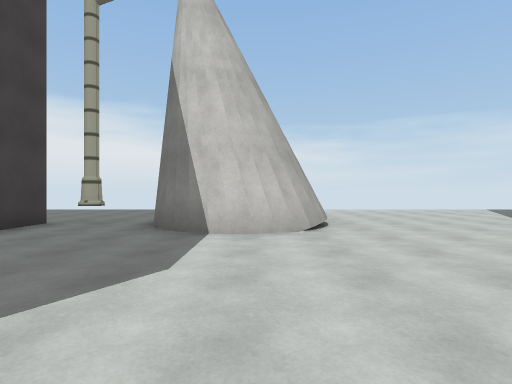
[1] (above)

17 first-person views from a walk through a scene from a Unity 3-D project. The camera is 1.3 m above the floor, looks level and sees 80° across. The floor is counted in squares, 2 m on a side. Each view is taken from the middle of a square. On the plan, view 1 faces up. The plan holds only what a view shows up to about 10 squares ahead; the rest is blank. The place goes on beyond the plan. Surface patterns are stand-ins for the level's own textures.

[2]
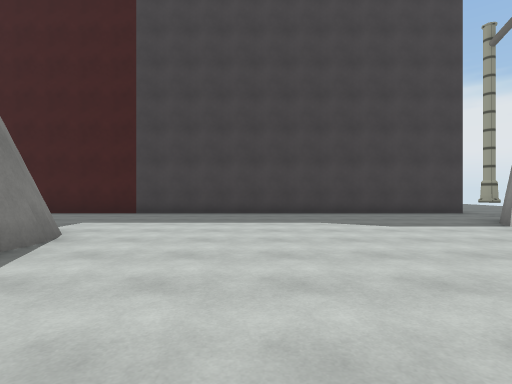

[3]
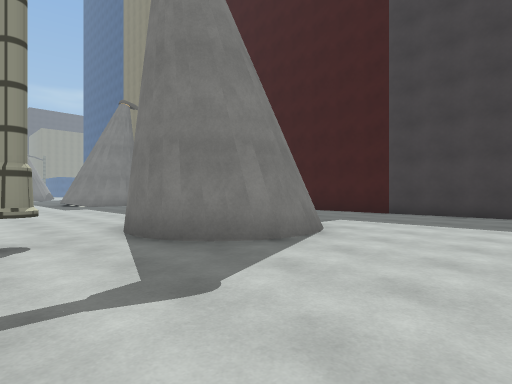

[4]
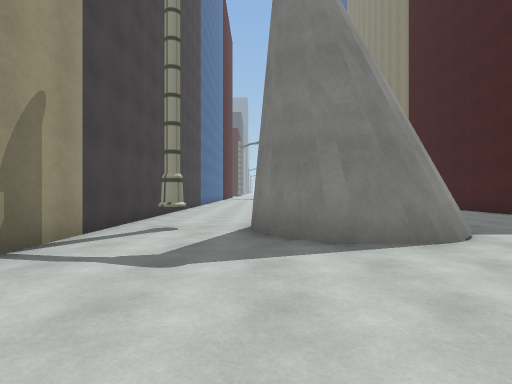

[5]
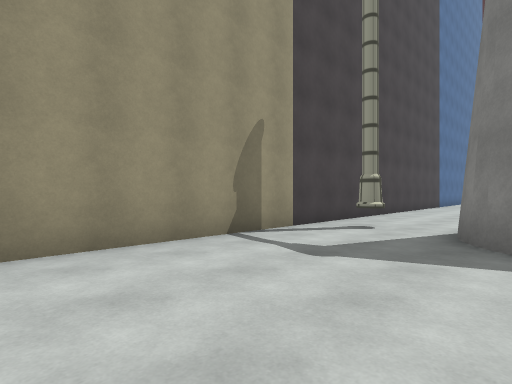

[6]
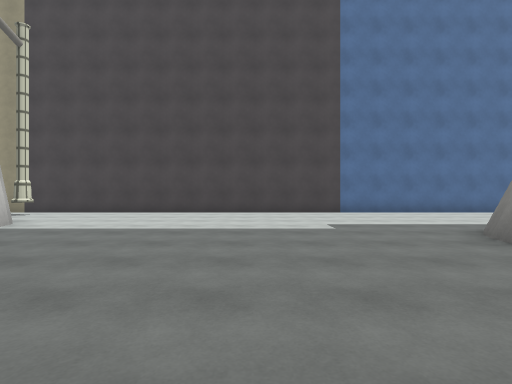

[7]
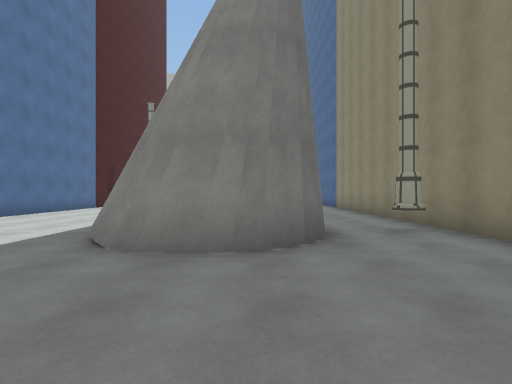

[8]
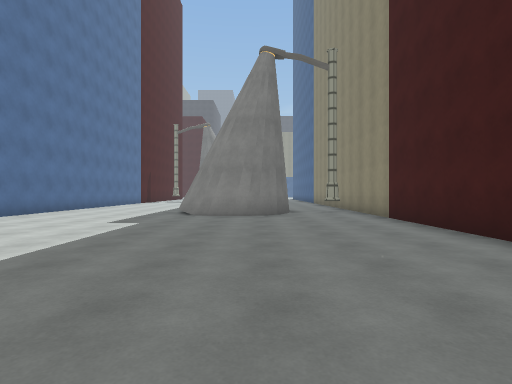

[9]
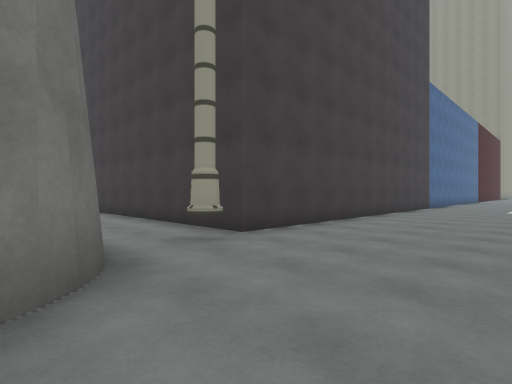

[10]
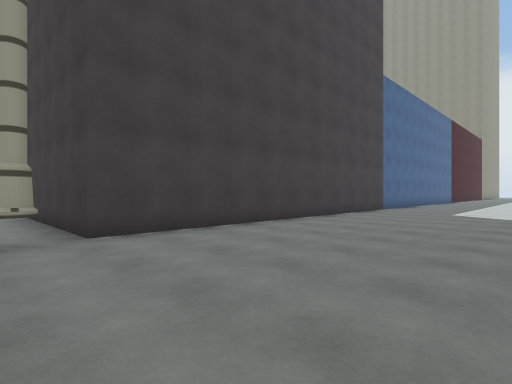

[11]
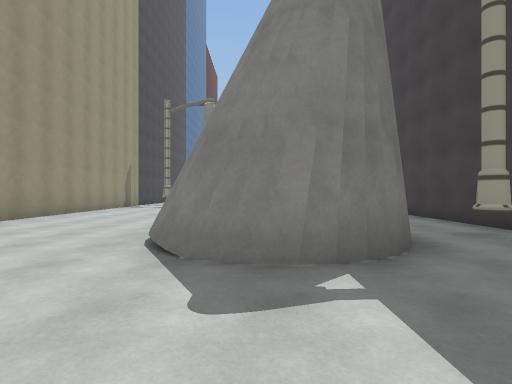

[12]
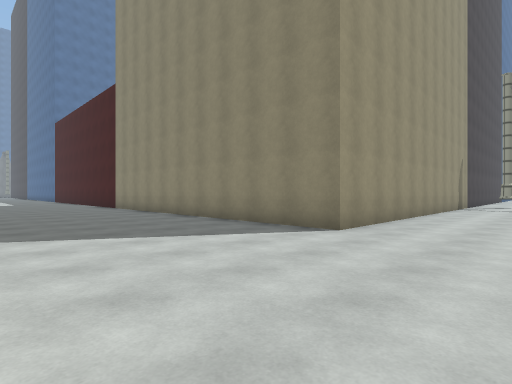

[13]
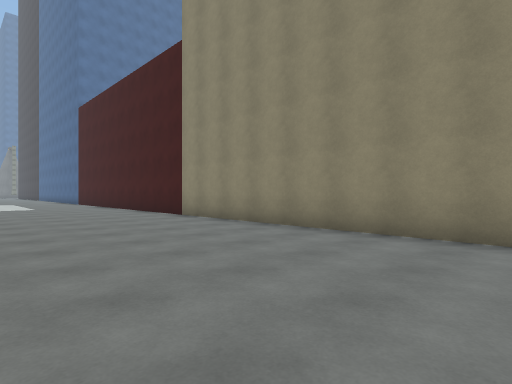

[14]
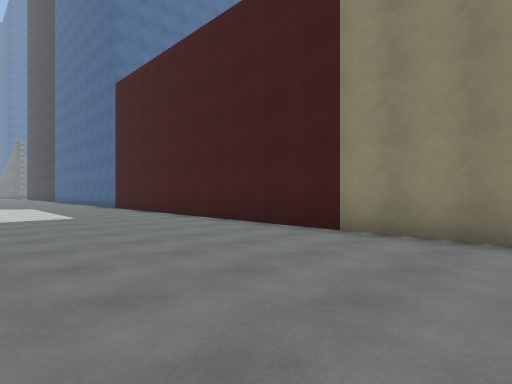

[15]
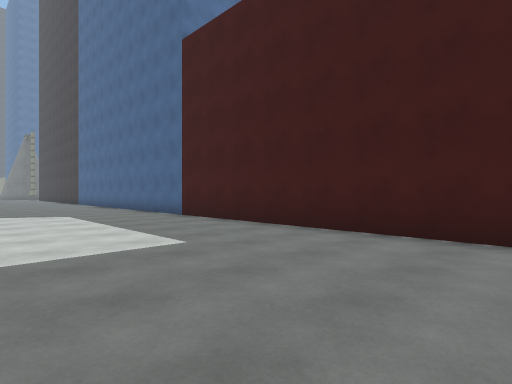

[16]
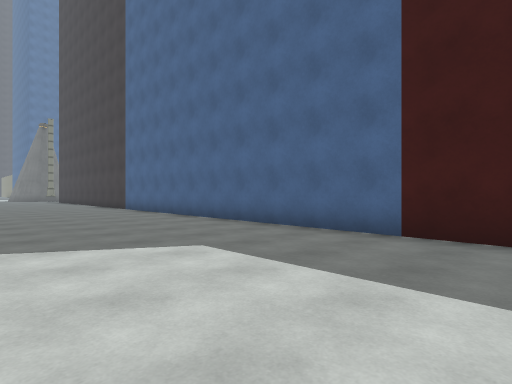

[17]
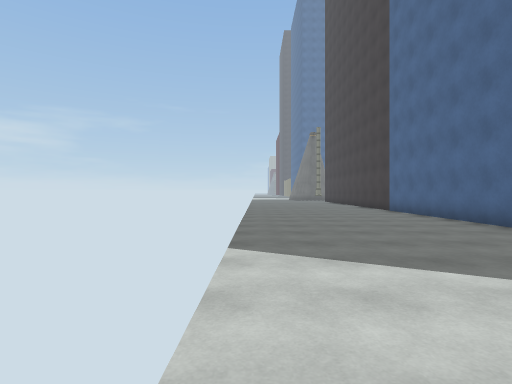

### Floor plan
Points are (right, up) in squares from view 1. A wall is a line through its corners. A room is listed if a view was taken in it or the views show most of it. See-through windows are left out.
Room 1 (views 1, 2, 3, 4, 5, 6, 7, 8, 9, 10, 11, 12, 13, 14, 15, 16, 17)
walls: (2.7, -3.4) (2.9, -4); (1.3, -2.8) (1.8, -2.9); (1, -2.8) (1.6, -2.8) (2.5, -3.3) (2.9, -3.8) (3.1, -4.4); (0.6, -3) (1.5, -2.8) (2.2, -3) (2.8, -3.6); (0.6, 5.2) (0.1, 5); (0.3, 4.9) (-0.3, 4.8) (-0.8, 4.9); (0.4, -3.1) (0.9, -2.9); (0, 4.8) (-0.7, 4.8) (-1.6, 5.3) (-1.8, 5.7); (1.4, 6.2) (1.3, 5.7); (-0.7, 4.8) (-1.2, 5); (2.4, -5.8) (2, -6); (1, 7.2) (1.2, 6.7); (-1.3, 5.1) (-1.7, 5.5); (2.2, -6) (1.7, -6.2); (1, 7.5) (1.3, 7.1); (-0.3, 8) (0.2, 7.9); (-2, 7) (-1.7, 7.5) (-0.9, 8.2) (0.1, 8.1) (0.5, 7.9); (-1.8, 7.3) (-1.5, 7.8) (-0.8, 8.2); (-1.1, 8) (-0.6, 8.2); (-1.1, 8.1) (-0.3, 8.2) (0.3, 8.1); (0.5, -14.4) (0.8, -14.7) (1.2, -15.4); (0.8, -14.8) (1.1, -15.1); (-1.1, -14.4) (-0.2, -14.3) (0.3, -14.4); (-1.2, -14.6) (-0.7, -14.4); (-1.6, -14.8) (-0.8, -14.3); (-1.8, -15.1) (-1, -14.3) (-0.1, -14.4) (0.9, -14.8); (-2, -15.5) (-1.7, -15); (-2.1, -15.8) (-1.9, -15.3) (-1.5, -14.8); (-12.5, 6.3) (-4.3, 6.3) (-4.3, -20.5); (5.7, -20.5) (5.7, 6.3) (35, 6.3)

Where each view was taken, in squares from view 1:
view 1: 0 up, 0 right, facing up
view 2: 0 up, 5 right, facing left
view 3: 0 up, 5 right, facing down-left
view 4: 1 up, 3 right, facing down
view 5: 1 up, 2 right, facing down-right
view 6: 11 down, 4 left, facing right
view 7: 11 down, 1 left, facing down
view 8: 6 down, 1 left, facing down
view 9: 10 up, 1 left, facing down-left
view 10: 11 up, 3 left, facing down-left
view 11: 11 up, 0 right, facing down
view 12: 11 up, 3 right, facing down-right
view 13: 11 up, 8 right, facing down-right
view 14: 11 up, 13 right, facing down-right
view 15: 11 up, 18 right, facing down-right
view 16: 11 up, 24 right, facing down-right
view 17: 11 up, 25 right, facing right
